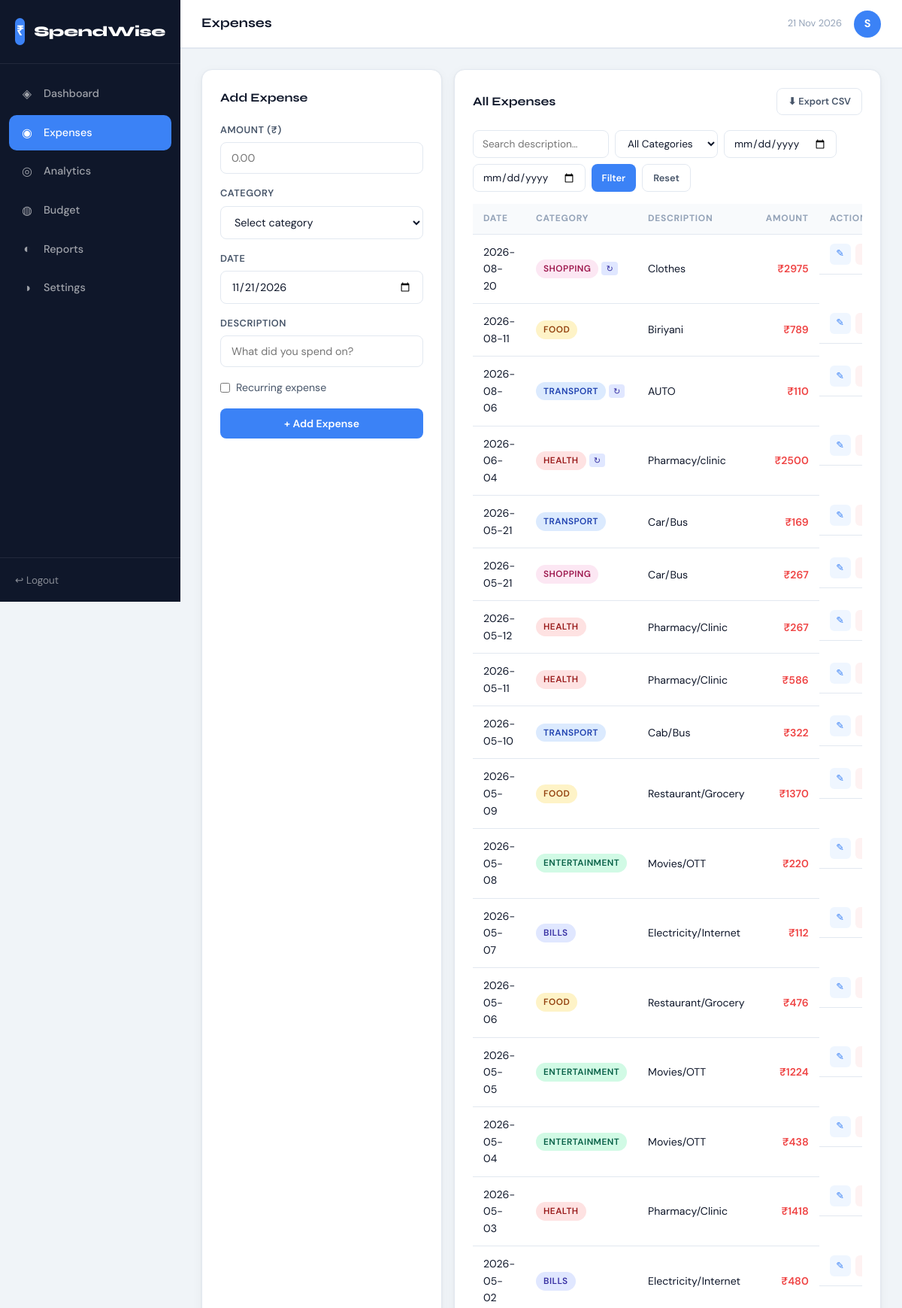
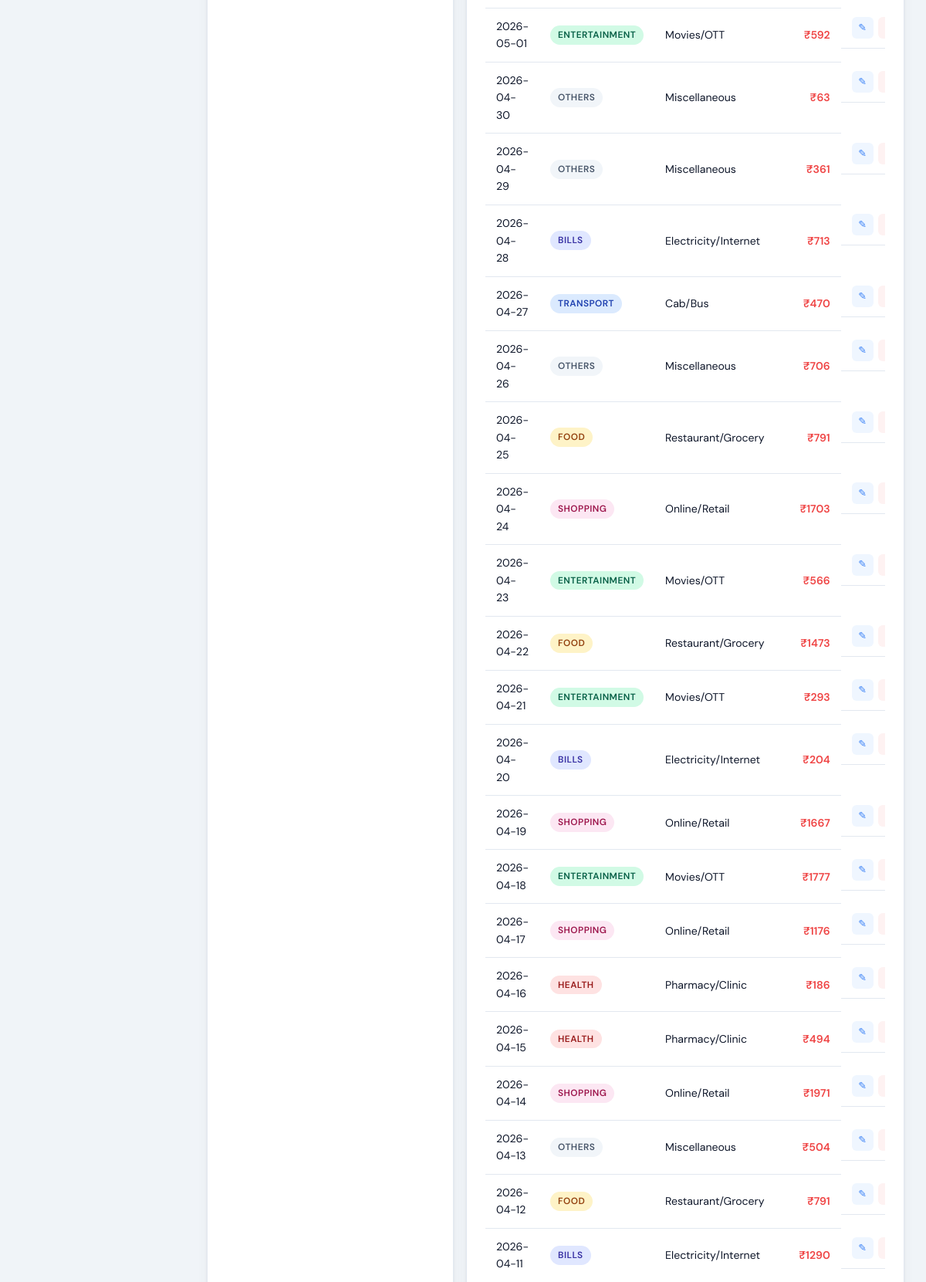
The page /expenses (signed in, upper part) on the database its author committed (2 pictures, top to bottom).
### tables this page shows
CREATE TABLE expenses (
            id INTEGER PRIMARY KEY AUTOINCREMENT,
            user_id INTEGER NOT NULL,
            amount REAL NOT NULL,
            category TEXT NOT NULL,
            date TEXT NOT NULL,
            description TEXT,
            is_recurring INTEGER DEFAULT 0,
            FOREIGN KEY(user_id) REFERENCES users(id)
        );

### app.py (the view, shortened to what this page needs)
@app.route('/expenses', methods=['GET', 'POST'])
@login_required
def expenses():
    uid = session['user_id']
    conn = get_db()
    q = "SELECT * FROM expenses WHERE user_id=?"
    params = [uid]
    cat = request.args.get('category','')
    date_from = request.args.get('date_from','')
    date_to = request.args.get('date_to','')
    search = request.args.get('search','')
    if cat: q += ' AND category=?'; params.append(cat)
    if date_from: q += ' AND date>=?'; params.append(date_from)
    if date_to: q += ' AND date<=?'; params.append(date_to)
    if search: q += ' AND description LIKE ?'; params.append(f'%{search}%')
    q += ' ORDER BY date DESC'
    rows = conn.execute(q, params).fetchall()
    conn.close()
    return render_template('expenses.html', expenses=rows, cat=cat, date_from=date_from, date_to=date_to, search=search)

### app.py (called while the page is built)
def get_db():
    conn = sqlite3.connect(DB_PATH)
    conn.row_factory = sqlite3.Row
    return conn

def login_required(f):
    @wraps(f)
    def decorated(*args, **kwargs):
        if 'user_id' not in session:
            return redirect(url_for('login'))
        return f(*args, **kwargs)
    return decorated

@app.context_processor
def inject_now():
    return {'now': datetime.now()}

### templates/expenses.html (shortened to what this page needs)
{% extends 'layout.html' %}
{% block page_title %}Expenses{% endblock %}
{% block content %}
<div class="expenses-page">
  <div class="expenses-grid">
    <div class="panel">
      <div class="panel-header"><span>Add Expense</span></div>
      <form method="POST" class="expense-form">
        <div class="form-group">
          <label>Amount (₹)</label>
          <input type="number" name="amount" step="0.01" min="0.01" placeholder="0.00" required/>
        </div>
        <div class="form-group">
          <label>Category</label>
          <select name="category" required>
            <option value="">Select category</option>
          </select>
        </div>
        <div class="form-group">
          <label>Date</label>
          <input type="date" name="date" required value="{{ today }}"/>
        </div>
        <div class="form-group">
          <label>Description</label>
          <input type="text" name="description" placeholder="What did you spend on?"/>
        </div>
        <div class="form-check">
          <input type="checkbox" name="recurring" id="recurring"/>
          <label for="recurring">Recurring expense</label>
        </div>
        <button type="submit" class="btn btn-primary btn-full">+ Add Expense</button>
      </form>
    </div>
    <div class="panel panel-expenses">
      <div class="panel-header">
        <span>All Expenses</span>
        <a href="{{ url_for('export_csv') }}" class="btn btn-sm btn-outline">⬇ Export CSV</a>
      </div>
      <form method="GET" class="filter-form">
        <input type="text" name="search" value="{{ search }}" placeholder="Search description…"/>
        <select name="category">
          <option value="">All Categories</option>
        </select>
        <input type="date" name="date_from" value="{{ date_from }}" placeholder="From"/>
        <input type="date" name="date_to" value="{{ date_to }}" placeholder="To"/>
        <button type="submit" class="btn btn-sm btn-primary">Filter</button>
        <a href="{{ url_for('expenses') }}" class="btn btn-sm btn-outline">Reset</a>
      </form>
      <div class="table-wrap">
        <table class="data-table">
          <thead>
            <tr><th>Date</th><th>Category</th><th>Description</th><th>Amount</th><th>Actions</th></tr>
          </thead>
          <tbody>
            {% for e in expenses %}
            <tr>
              <td>{{ e.date }}</td>
              <td><span class="cat-badge cat-{{ e.category|lower }}">{{ e.category }}</span>{% if e.is_recurring %}<span class="badge-rec">↻</span>{% endif %}</td>
              <td>{{ e.description or '—' }}</td>
              <td class="text-right text-danger fw-600">₹{{ "%.0f"|format(e.amount) }}</td>
              <td class="actions">
                <a href="{{ url_for('edit_expense', eid=e.id) }}" class="btn-action btn-edit">✎</a>
                <a href="{{ url_for('delete_expense', eid=e.id) }}" class="btn-action btn-del" onclick="return confirm('Delete this expense?')">✕</a>
              </td>
            </tr>
            {% else %}
            <tr><td colspan="5" class="empty-row">No expenses found.</td></tr>
            {% endfor %}
          </tbody>
        </table>
      </div>
    </div>
  </div>
</div>
{% endblock %}

### rows shown on the page
expenses: date "2026-08-20", category "SHOPPING", description "Clothes", amount "2975"
expenses: date "2026-08-11", category "FOOD", description "Biriyani", amount "789"
expenses: date "2026-08-06", category "TRANSPORT", description "AUTO", amount "110"
expenses: date "2026-06-04", category "HEALTH", description "Pharmacy/clinic", amount "2500"
expenses: date "2026-05-21", category "TRANSPORT", description "Car/Bus", amount "169"
expenses: date "2026-05-21", category "SHOPPING", description "Car/Bus", amount "267"
expenses: date "2026-05-12", category "HEALTH", description "Pharmacy/Clinic", amount "267"
expenses: date "2026-05-11", category "HEALTH", description "Pharmacy/Clinic", amount "586"
expenses: date "2026-05-10", category "TRANSPORT", description "Cab/Bus", amount "322"
expenses: date "2026-05-09", category "FOOD", description "Restaurant/Grocery", amount "1370"
expenses: date "2026-05-08", category "ENTERTAINMENT", description "Movies/OTT", amount "220"
expenses: date "2026-05-07", category "BILLS", description "Electricity/Internet", amount "112"
expenses: date "2026-05-06", category "FOOD", description "Restaurant/Grocery", amount "476"
expenses: date "2026-05-05", category "ENTERTAINMENT", description "Movies/OTT", amount "1224"
expenses: date "2026-05-04", category "ENTERTAINMENT", description "Movies/OTT", amount "438"
expenses: date "2026-05-03", category "HEALTH", description "Pharmacy/Clinic", amount "1418"
expenses: date "2026-05-02", category "BILLS", description "Electricity/Internet", amount "480"
expenses: date "2026-05-01", category "ENTERTAINMENT", description "Movies/OTT", amount "592"
expenses: date "2026-04-30", category "OTHERS", description "Miscellaneous", amount "63"
expenses: date "2026-04-29", category "OTHERS", description "Miscellaneous", amount "361"
expenses: date "2026-04-28", category "BILLS", description "Electricity/Internet", amount "713"
expenses: date "2026-04-27", category "TRANSPORT", description "Cab/Bus", amount "470"
expenses: date "2026-04-26", category "OTHERS", description "Miscellaneous", amount "706"
expenses: date "2026-04-25", category "FOOD", description "Restaurant/Grocery", amount "791"
expenses: date "2026-04-24", category "SHOPPING", description "Online/Retail", amount "1703"
expenses: date "2026-04-23", category "ENTERTAINMENT", description "Movies/OTT", amount "566"
expenses: date "2026-04-22", category "FOOD", description "Restaurant/Grocery", amount "1473"
expenses: date "2026-04-21", category "ENTERTAINMENT", description "Movies/OTT", amount "293"
expenses: date "2026-04-20", category "BILLS", description "Electricity/Internet", amount "204"
expenses: date "2026-04-19", category "SHOPPING", description "Online/Retail", amount "1667"
expenses: date "2026-04-18", category "ENTERTAINMENT", description "Movies/OTT", amount "1777"
expenses: date "2026-04-17", category "SHOPPING", description "Online/Retail", amount "1176"
expenses: date "2026-04-16", category "HEALTH", description "Pharmacy/Clinic", amount "186"
expenses: date "2026-04-15", category "HEALTH", description "Pharmacy/Clinic", amount "494"
expenses: date "2026-04-14", category "SHOPPING", description "Online/Retail", amount "1971"
expenses: date "2026-04-13", category "OTHERS", description "Miscellaneous", amount "504"
expenses: date "2026-04-12", category "FOOD", description "Restaurant/Grocery", amount "791"
expenses: date "2026-04-11", category "BILLS", description "Electricity/Internet", amount "1290"

### other values the page prints
{{ session.get('user_name','User')[0].upper() }} "S"
